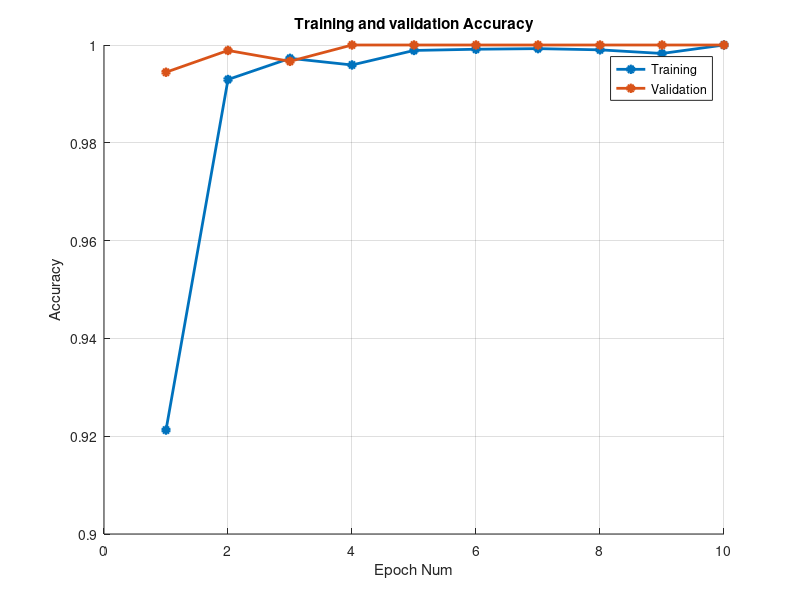
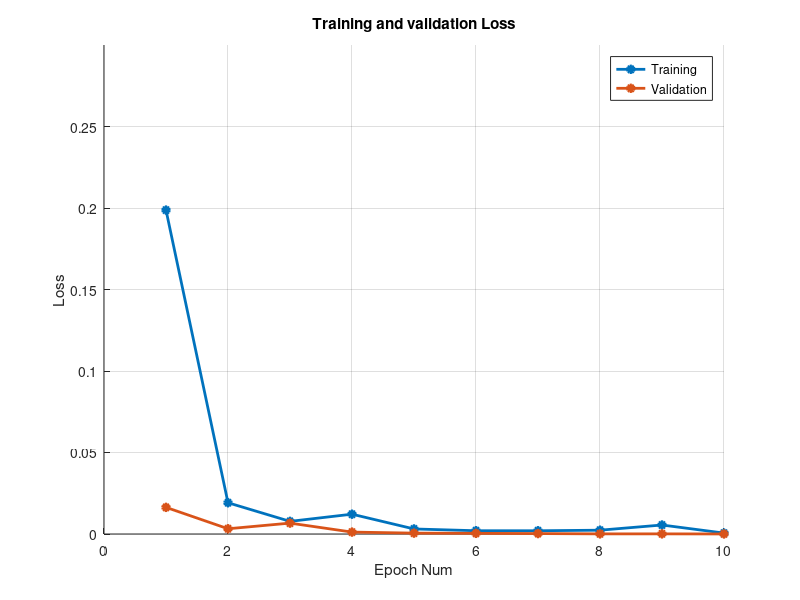

Source code (MATLAB) for these figures, in order:
clear all; close all;

color = [[0, 0.4470, 0.7410],
    [0.8500, 0.3250, 0.0980]];
data = csvread("mat.csv");
figure
hold on
plot(data(1:10),'-o','color',color(1,:),'LineWidth',2,'MarkerFace',color(1,:),'MarkerSize',5)
plot(data(11:20),'-o','color',color(2,:),'LineWidth',2,'MarkerFace',color(2,:),'MarkerSize',5)
grid on
ylim([.9,1])
xlim([0,10])
xlabel('Epoch Num')
ylabel('Accuracy')
title('Training and validation Accuracy')
legend('Training','Validation')

figure
hold on
plot(data(21:30),'-o','color',color(1,:),'LineWidth',2,'MarkerFace',color(1,:),'MarkerSize',5)
plot(data(31:40),'-o','color',color(2,:),'LineWidth',2,'MarkerFace',color(2,:),'MarkerSize',5)
grid on
ylim([0,.3])
xlim([0,10])
xlabel('Epoch Num')
ylabel('Loss')
title('Training and validation Loss')
legend('Training','Validation')